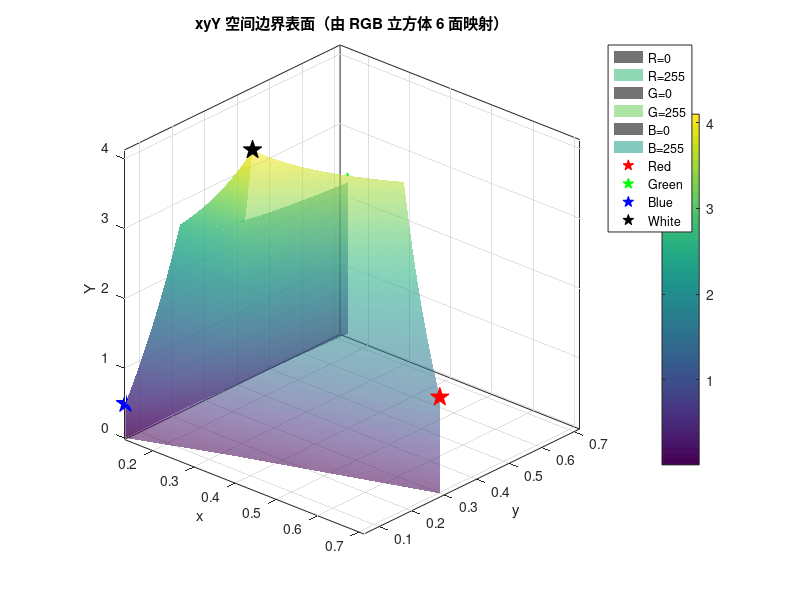

Write MATLAB code to recreate this figure.
clc; clear; close all;

%——— 三基色（校光值）———
xr=0.710424; yr=0.289462; Yr=1.4;
xg=0.149830; yg=0.716825; Yg=2.2;
xb=0.133977; yb=0.053097; Yb=0.5;

%——— 将公式数值化（方便高效计算）———
aR = (Yr/yr)*xr;  aG = (Yg/yg)*xg;  aB = (Yb/yb)*xb;  % x 分子系数
dR = (Yr/yr);     dG = (Yg/yg);     dB = (Yb/yb);     % 公分母系数
bR = Yr;          bG = Yg;          bB = Yb;          % y 分子系数 (=亮度权重)

% 采样步长（越小越细）：
t = linspace(0,255,65);   % 比如 65 点 ~ 步长约4
[U,V] = meshgrid(t,t);

% 小工具：根据 R,G,B 网格算 x,y,Y（三个都是二维阵列，可用 surf）
calc_xyY = @(R,G,B) deal( ...
    (aR.*R + aG.*G + aB.*B) ./ (dR.*R + dG.*G + dB.*B), ...
    (bR.*R + bG.*G + bB.*B) ./ (dR.*R + dG.*G + dB.*B), ...
    (bR.*R + bG.*G + bB.*B)/255 );

%——— 6 个表面：R/G/B 固定为 0 或 255（RGB 立方体的 6 个面）———
faces = { ...
   struct('R',0,   'G',U, 'B',V, 'name','R=0'), ...
   struct('R',255, 'G',U, 'B',V, 'name','R=255'), ...
   struct('R',U,   'G',0, 'B',V, 'name','G=0'), ...
   struct('R',U,   'G',255,'B',V, 'name','G=255'), ...
   struct('R',U,   'G',V, 'B',0, 'name','B=0'), ...
   struct('R',U,   'G',V, 'B',255,'name','B=255')};

figure('Color','w'); hold on;
for k = 1:numel(faces)
    R = double(faces{k}.R); G = double(faces{k}.G); B = double(faces{k}.B);
    den = dR.*R + dG.*G + dB.*B;
    [x,y,Y] = calc_xyY(R,G,B);

    % 去掉无效点（分母=0 的位置设为 NaN，surf 会自动忽略）
    x(den<=0) = NaN; y(den<=0) = NaN; Y(den<=0) = NaN;

    % 画参数曲面（xy 为平面坐标，Y 为高度）
    s = surf(x, y, Y, Y, 'EdgeColor','none', 'FaceAlpha',0.55);
end

% 轴与交互
xlabel('x'); ylabel('y'); zlabel('Y'); grid on; box on;
axis vis3d; view(42,26); colorbar; title('xyY 空间边界表面（由 RGB 立方体 6 面映射）');
rotate3d on;

%——— 高亮三基点（固定的 xyY）———
plot3(xr, yr, Yr, 'rp', 'MarkerSize',14, 'MarkerFaceColor','r'); % Red
plot3(xg, yg, Yg, 'gp', 'MarkerSize',14, 'MarkerFaceColor','g'); % Green
plot3(xb, yb, Yb, 'bp', 'MarkerSize',14, 'MarkerFaceColor','b'); % Blue

%（可选）白点：R=G=B=255
Rw=255; Gw=255; Bw=255;
xw = (aR*Rw + aG*Gw + aB*Bw)/(dR*Rw + dG*Gw + dB*Bw);
yw = (bR*Rw + bG*Gw + bB*Bw)/(dR*Rw + dG*Gw + dB*Bw);
Yw = (bR*Rw + bG*Gw + bB*Bw)/255;    % = 1.4+2.2+0.5 = 4.1
plot3(xw, yw, Yw, 'kp', 'MarkerSize',14, 'MarkerFaceColor','k'); % white
legend({'R=0','R=255','G=0','G=255','B=0','B=255','Red','Green','Blue','White'}, ...
       'Location','northeastoutside');
